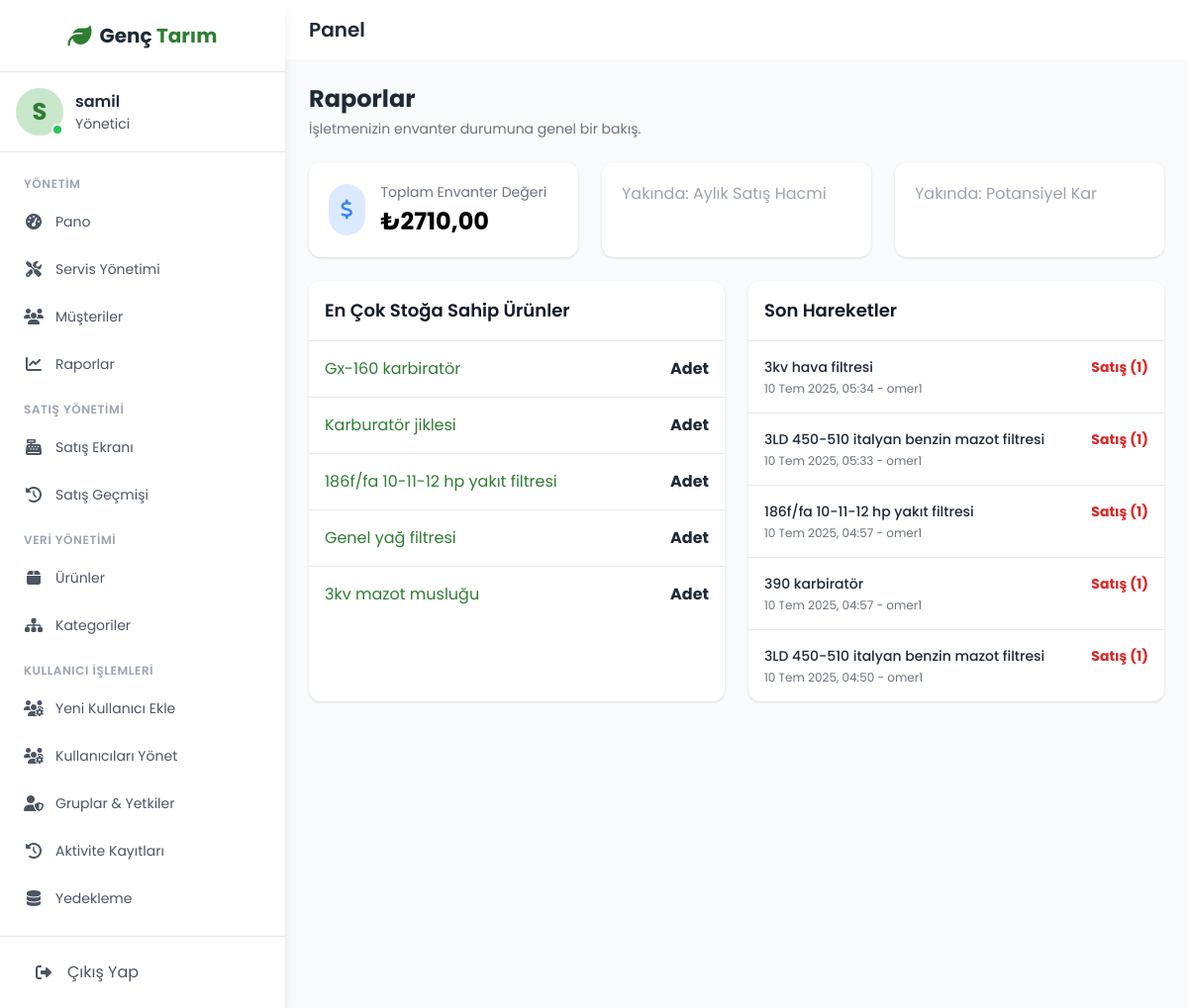
Page /inventory/reports/ (signed in) on the committed database.
### inventory/models.py (models this page shows, shortened)
class Product(models.Model):
    UNIT_CHOICES = [('adet', 'Adet'), ('takim', 'Takım'), ('metre', 'Metre'), ('kg', 'Kilogram'), ('litre', 'Litre')]
    name = models.CharField(max_length=255, verbose_name="Ürün Adı")
    slug = models.SlugField(max_length=280, unique=True, blank=True)
    category = models.ForeignKey(Category, on_delete=models.SET_NULL, null=True, blank=True, verbose_name="Kategori", related_name="products")
    brand = models.ForeignKey(Brand, on_delete=models.SET_NULL, null=True, blank=True, verbose_name="Marka", related_name="products")
    supplier = models.ForeignKey(Supplier, on_delete=models.SET_NULL, null=True, blank=True, verbose_name="Tedarikçi", related_name="products")
    shelf = models.ForeignKey(Shelf, on_delete=models.SET_NULL, null=True, blank=True, verbose_name="Raf", related_name="products")
    product_code = models.CharField(max_length=100, unique=True, blank=True, null=True, verbose_name="Ürün Kodu (SKU)")
    barcode_data = models.CharField(max_length=100, unique=True, blank=True, null=True, verbose_name="Barkod Verisi")
    barcode_image = models.ImageField(upload_to='barcodes/', blank=True, null=True, verbose_name="Barkod Resmi")
    description = models.TextField(blank=True, null=True, verbose_name="Açıklama")
    image = models.ImageField(upload_to='product_images/', blank=True, null=True, verbose_name="Ürün Resmi")
    model_compatibility = models.CharField(max_length=255, blank=True, null=True, verbose_name="Model Uyumluluğu")
    purchase_price = models.DecimalField(max_digits=10, decimal_places=2, null=True, blank=True, verbose_name="Alış Fiyatı")
    selling_price = models.DecimalField(max_digits=10, decimal_places=2, verbose_name="Satış Fiyatı")
    vat_rate = models.ForeignKey(
        'sales.TaxRate',
        on_delete=models.PROTECT,
        null=True, blank=True,
        verbose_name="Uygulanacak Vergi Oranı"
    )
    quantity = models.IntegerField(default=0, verbose_name="Mevcut Stok Miktarı")
    min_stock_level = models.PositiveIntegerField(default=5, verbose_name="Minimum Stok Seviyesi")
    unit = models.CharField(max_length=10, choices=UNIT_CHOICES, default='adet', verbose_name="Birim")
    is_active = models.BooleanField(default=True, verbose_name="Aktif mi?")
    created_at = models.DateTimeField(auto_now_add=True)
    updated_at = models.DateTimeField(auto_now=True)
    objects = models.Manager()
    active_objects = ActiveProductManager()
    class Meta:
        verbose_name = "Ürün"
        verbose_name_plural = "Ürünler"
        ordering = ['name']
    def get_absolute_url(self):
        return reverse('inventory:product_detail', kwargs={'slug': self.slug})

class StockMovement(models.Model):
    MOVEMENT_TYPES = [('PURCHASE', 'Alım'), ('SALE', 'Satış'), ('RETURN_CUSTOMER', 'Müşteri İadesi'), ('RETURN_SUPPLIER', 'Tedarikçiye İade'), ('ADJUSTMENT_IN', 'Stok Sayım Fazlası'), ('ADJUSTMENT_OUT', 'Stok Sayım Eksiği (Fire)'), ('INITIAL_STOCK', 'Başlangıç Stoku')]
    product = models.ForeignKey(Product, on_delete=models.CASCADE, related_name='stock_movements', verbose_name="Ürün")
    movement_type = models.CharField(max_length=20, choices=MOVEMENT_TYPES, verbose_name="Hareket Tipi")
    quantity = models.IntegerField(verbose_name="Miktar")
    timestamp = models.DateTimeField(auto_now_add=True, verbose_name="İşlem Zamanı")
    notes = models.TextField(blank=True, null=True, verbose_name="Notlar/Açıklama")
    user = models.ForeignKey(User, on_delete=models.SET_NULL, null=True, blank=True, verbose_name="İşlemi Yapan Kullanıcı")
    customer = models.ForeignKey(
        'customers.Customer',
        on_delete=models.SET_NULL,
        null=True, blank=True,
        verbose_name="İlişkili Müşteri"
    )
    class Meta:
        verbose_name = "Stok Hareketi"
        verbose_name_plural = "Stok Hareketleri"
        ordering = ['-timestamp']

### inventory/views.py (the view)
# urls.py: path('reports/', views.ReportsView.as_view(), name='reports_page'), # BU SATIRI EKLEYİN
class ReportsView(LoginRequiredMixin, PermissionRequiredMixin, TemplateView):
    permission_required = 'inventory.view_product'
    template_name = 'inventory/reports.html'
    def get_context_data(self, **kwargs):
        context = super().get_context_data(**kwargs)
        context['page_title'] = "Raporlar"
        total_value = Product.active_objects.annotate(
            line_total=Coalesce(F('quantity') * F('purchase_price'), Value(0), output_field=DecimalField())
        ).aggregate(
            total=Sum('line_total')
        )['total'] or 0
        context['total_inventory_value'] = total_value
        context['most_stocked_products'] = Product.active_objects.order_by('-quantity')[:5]
        context['latest_movements'] = StockMovement.objects.all().order_by('-timestamp')[:5]
        return context

### inventory/models.py (called while the page is built)
    def get_queryset(self):
        return super().get_queryset().filter(is_active=True)

### gem/inventory/templates/inventory/reports.html
{% extends "base.html" %}
{% block content %}
<div class="space-y-6">
    <div>
        <h1 class="text-2xl font-bold text-gray-800">Raporlar</h1>
        <p class="text-sm text-gray-500 mt-1">İşletmenizin envanter durumuna genel bir bakış.</p>
    </div>
    <div class="grid grid-cols-1 md:grid-cols-3 gap-6">
        <div class="bg-white p-5 rounded-xl shadow">
            <div class="flex items-center">
                <div class="bg-blue-100 p-3 rounded-full mr-4">
                    <i class="fas fa-dollar-sign text-blue-500 text-xl"></i>
                </div>
                <div>
                    <p class="text-gray-500 text-sm">Toplam Envanter Değeri</p>
                    <h3 class="text-2xl font-bold mt-1">₺{{ total_inventory_value|floatformat:2 }}</h3>
                </div>
            </div>
        </div>
        <div class="bg-white p-5 rounded-xl shadow"><p class="text-gray-400">Yakında: Aylık Satış Hacmi</p></div>
        <div class="bg-white p-5 rounded-xl shadow"><p class="text-gray-400">Yakında: Potansiyel Kar</p></div>
    </div>
    <div class="grid grid-cols-1 lg:grid-cols-2 gap-6">
        <div class="bg-white rounded-xl shadow">
            <div class="p-4 border-b">
                <h3 class="text-lg font-semibold text-gray-900">En Çok Stoğa Sahip Ürünler</h3>
            </div>
            <ul class="divide-y divide-gray-200">
                {% for product in most_stocked_products %}
                <li class="p-4 flex justify-between items-center">
                    <a href="{{ product.get_absolute_url }}" class="text-primary hover:underline">{{ product.name }}</a>
                    <span class="font-bold text-gray-800">{{ product.stock }} Adet</span>
                </li>
                {% empty %}
                <li class="p-4 text-gray-500">Gösterilecek ürün yok.</li>
                {% endfor %}
            </ul>
        </div>
        <div class="bg-white rounded-xl shadow">
            <div class="p-4 border-b">
                <h3 class="text-lg font-semibold text-gray-900">Son Hareketler</h3>
            </div>
            <ul class="divide-y divide-gray-200">
                {% for movement in latest_movements %}
                <li class="p-4">
                    <div class="flex justify-between items-center">
                        <p class="text-sm font-medium text-gray-800">{{ movement.product.name }}</p>
                        <p class="text-sm font-bold {% if 'Alım' in movement.get_movement_type_display or 'Fazlası' in movement.get_movement_type_display %}text-green-600{% else %}text-red-600{% endif %}">
                            {{ movement.get_movement_type_display }} ({{ movement.quantity }})
                        </p>
                    </div>
                    <p class="text-xs text-gray-500 mt-1">
                        {{ movement.timestamp|date:"d M Y, H:i" }} - {{ movement.user.username|default:'Sistem' }}
                    </p>
                </li>
                {% empty %}
                <li class="p-4 text-gray-500">Gösterilecek hareket yok.</li>
                {% endfor %}
            </ul>
        </div>
    </div>
</div>
{% endblock content %}

### templates/base.html (shortened to what this page needs)
{% load static %}
<!DOCTYPE html>
<html lang="tr" class="h-full bg-gray-50">
<head>
    <script src="https://cdn.tailwindcss.com"></script>
    <link rel="stylesheet" href="https://cdnjs.cloudflare.com/ajax/libs/font-awesome/6.4.0/css/all.min.css">
</head>
<body class="h-full">
    {% if user.is_authenticated %}
    <div class="flex h-screen">
        <div id="sidebar" class="sidebar bg-white w-64 md:w-72 flex-col shadow-lg z-20 hidden md:flex">
            <div class="flex items-center justify-center py-5 border-b border-gray-200">
                <a href="{% url 'accounts:dashboard_redirect' %}" class="flex items-center space-x-2">
                    <i class="fas fa-leaf text-2xl text-primary"></i>
                    <h1 class="text-xl font-bold text-gray-800">Genç <span class="text-primary">Tarım</span></h1>
                </a>
            </div>
            <div class="p-4 flex items-center space-x-3 border-b border-gray-200">
                <div class="relative">
                    <div class="w-12 h-12 rounded-full bg-light flex items-center justify-center">
                        <span class="text-2xl font-bold text-primary">{{ user.username.0|upper }}</span>
                    </div>
                    <span class="absolute bottom-0 right-0 w-3 h-3 bg-green-500 rounded-full border-2 border-white"></span>
                </div>
                <div>
                    <h3 class="font-semibold text-gray-800">{{ user.get_full_name|default:user.username }}</h3>
                    <p class="text-sm text-gray-600">{% if user.is_superuser %}Yönetici{% elif user.groups.all.0.name == 'Teknisyen' %}Teknisyen{% else %}Personel{% endif %}</p>
                </div>
            </div>
            <nav class="flex-1 py-4">
    <ul class="space-y-1 px-2">
    {% if user.is_superuser %}
        <li><h3 class="px-4 mt-2 mb-2 text-xs font-semibold text-gray-400 uppercase tracking-wider">Yönetim</h3></li>
        <li><a href="{% url 'dashboard:index' %}" class="nav-link"><i class="fas fa-tachometer-alt fa-fw mr-3"></i><span class="text-sm">Pano</span></a></li>
        <li><a href="{% url 'service:servicerecord_list' %}" class="nav-link"><i class="fas fa-tools fa-fw mr-3"></i><span class="text-sm">Servis Yönetimi</span></a></li>
        <li><a href="{% url 'customers:customer_list' %}" class="nav-link"><i class="fas fa-users fa-fw mr-3"></i><span class="text-sm">Müşteriler</span></a></li>
        <li><a href="{% url 'inventory:reports_page' %}" class="nav-link"><i class="fas fa-chart-line fa-fw mr-3"></i><span class="text-sm">Raporlar</span></a></li>
        <li><h3 class="px-4 mt-4 mb-2 text-xs font-semibold text-gray-400 uppercase tracking-wider">Satış Yönetimi</h3></li>
        <li><a href="{% url 'sales:pos_terminal' %}" class="nav-link"><i class="fas fa-cash-register fa-fw mr-3"></i><span class="text-sm">Satış Ekranı</span></a></li>
        <li><a href="{% url 'sales:sale_history_list' %}" class="nav-link"><i class="fas fa-history fa-fw mr-3"></i><span class="text-sm">Satış Geçmişi</span></a></li>
        <li><h3 class="px-4 mt-4 mb-2 text-xs font-semibold text-gray-400 uppercase tracking-wider">Veri Yönetimi</h3></li>
        <li><a href="{% url 'inventory:product_list' %}" class="nav-link"><i class="fas fa-box fa-fw mr-3"></i><span class="text-sm">Ürünler</span></a></li>
        {% if perms.inventory.view_category %}
        <li><a href="{% url 'inventory:category_list' %}" class="nav-link"><i class="fas fa-sitemap fa-fw mr-3"></i><span class="text-sm">Kategoriler</span></a></li>
        {% endif %}
        <li><h3 class="px-4 mt-4 mb-2 text-xs font-semibold text-gray-400 uppercase tracking-wider">Kullanıcı İşlemleri</h3></li>
        <li><a href="{% url 'accounts:user_add' %}" class="nav-link"><i class="fas fa-users-cog fa-fw mr-3"></i><span class="text-sm">Yeni Kullanıcı Ekle</span></a></li>
        <li><a href="{% url 'accounts:user_list' %}" class="nav-link"><i class="fas fa-users-cog fa-fw mr-3"></i><span class="text-sm">Kullanıcıları Yönet</span></a></li>
        <li><a href="{% url 'accounts:group_list' %}" class="nav-link"><i class="fas fa-user-shield fa-fw mr-3"></i><span class="text-sm">Gruplar & Yetkiler</span></a></li>
        <li><a href="{% url 'logs:log_list' %}" class="nav-link"><i class="fas fa-history fa-fw mr-3"></i><span class="text-sm">Aktivite Kayıtları</span></a></li>
        <li><a href="{% url 'backups:backup_management' %}" class="nav-link"><i class="fas fa-database fa-fw mr-3"></i><span class="text-sm">Yedekleme</span></a></li>
    {% else %}
        <li><a href="{% url 'dashboard:index' %}" class="nav-link"><i class="fas fa-tachometer-alt fa-fw mr-3"></i><span class="text-sm">Pano</span></a></li>
    {% endif %}
</ul>
</nav>
            <div class="p-4 border-t border-gray-200">
                <a href="{% url 'accounts:logout' %}" class="flex items-center px-4 py-2 text-gray-600 hover:bg-gray-100 rounded-lg">
                    <i class="fas fa-sign-out-alt w-6 text-center mr-3"></i>
                    <span>Çıkış Yap</span>
                </a>
            </div>
        </div>
        <div class="flex-1 flex flex-col overflow-hidden">
            <header class="bg-white shadow-sm">
                <div class="flex items-center justify-between px-6 py-4">
                    <div class="flex items-center">
                        <h2 class="text-xl font-semibold text-gray-800">{% block page_title %}Panel{% endblock %}</h2>
                    </div>
                </div>
            </header>
            <main class="flex-1 overflow-y-auto p-6 bg-gray-50">
                {% block content %}{% endblock %}
            </main>
        </div>
    </div>
    {% else %}
    <div class="flex h-screen">
        {% block guest_content %}
        {% endblock guest_content %}
    </div>
    {% endif %}
</body>
</html>

### templates/base.html (style rules this page uses)
body { font-family: 'Poppins', sans-serif; background-color: #f5f7fa; }
.sidebar { transition: all 0.3s ease; }
.nav-link { display: flex; align-items: center; padding: 0.75rem 1rem; color: #4b5563; border-radius: 0.5rem; transition: all 0.2s ease; }

### rows in the picture
Product: name "Gx-160 karbiratör"
Product: name "Karburatör jiklesi"
Product: name "186f/fa 10-11-12 hp yakıt filtresi"
Product: name "Genel yağ filtresi"
Product: name "3kv mazot musluğu"
StockMovement: product.name "3kv hava filtresi", movement_type "Satış", quantity "1", timestamp "10 Tem 2025, 05:34", user.username "omer1"
StockMovement: product.name "3LD 450-510 italyan benzin mazot filtresi", movement_type "Satış", quantity "1", timestamp "10 Tem 2025, 05:33", user.username "omer1"
StockMovement: product.name "186f/fa 10-11-12 hp yakıt filtresi", movement_type "Satış", quantity "1", timestamp "10 Tem 2025, 04:57", user.username "omer1"
StockMovement: product.name "390 karbiratör", movement_type "Satış", quantity "1", timestamp "10 Tem 2025, 04:57", user.username "omer1"
StockMovement: product.name "3LD 450-510 italyan benzin mazot filtresi", movement_type "Satış", quantity "1", timestamp "10 Tem 2025, 04:50", user.username "omer1"

### other values in the picture
{{ user.username.0|upper }} "S"
{{ user.get_full_name|default:user.username }} "samil"
{{ total_inventory_value|floatformat:2 }} "2710,00"
